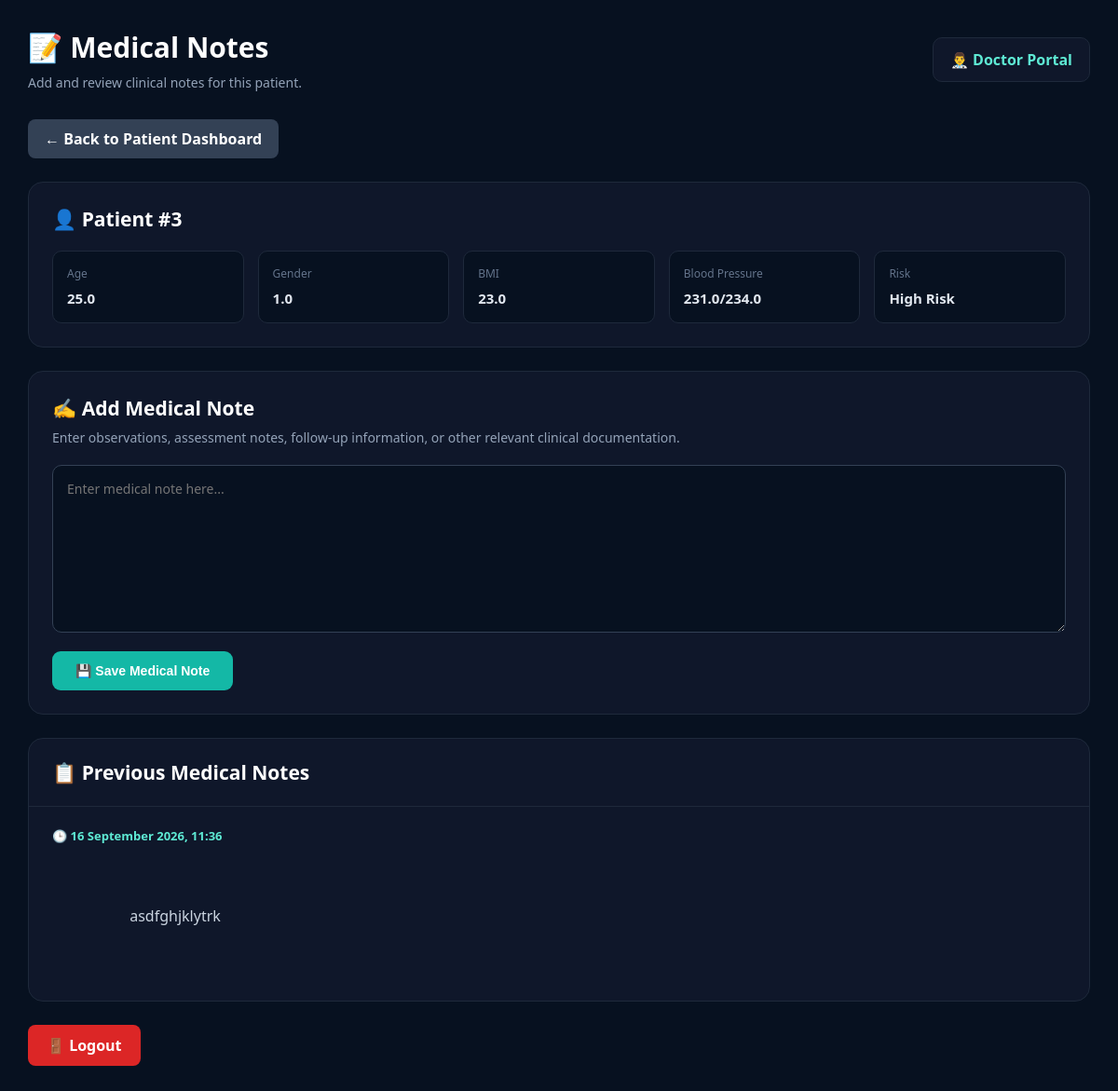
The app's page /doctor/patient/3/notes with its own data.
### app.py (models this page shows)
class Patient(db.Model):
    id = db.Column(
        db.Integer,
        primary_key=True
    )
    age = db.Column(
        db.Float
    )
    gender = db.Column(
        db.Float
    )
    bmi = db.Column(
        db.Float
    )
    systolic = db.Column(
        db.Float
    )
    diastolic = db.Column(
        db.Float
    )
    cholesterol = db.Column(
        db.Float
    )
    risk = db.Column(
        db.String(50)
    )
    probability = db.Column(
        db.Float
    )
    date = db.Column(
        db.DateTime,
        default=datetime.utcnow
    )

class MedicalNote(db.Model):
    id = db.Column(
        db.Integer,
        primary_key=True
    )
    patient_id = db.Column(
        db.Integer,
        db.ForeignKey("patient.id"),
        nullable=False
    )
    note = db.Column(
        db.Text,
        nullable=False
    )
    created_at = db.Column(
        db.DateTime,
        default=datetime.utcnow
    )
    patient = db.relationship(
        "Patient",
        backref=db.backref(
            "medical_notes",
            lazy=True
        )
    )

### app.py (the view, shortened to what this page needs)
@app.route(
    "/doctor/patient/<int:patient_id>/notes",
    methods=["GET", "POST"]
)
def medical_notes(patient_id):
    patient = Patient.query.get_or_404(
        patient_id
    )
    notes = MedicalNote.query.filter_by(
        patient_id=patient.id
    ).order_by(
        MedicalNote.created_at.desc()
    ).all()
    return render_template(
        "medical_notes.html",
        patient=patient,
        notes=notes
    )

### templates/medical_notes.html (shortened to what this page needs)
<!DOCTYPE html>
<html lang="en">
<head>
</head>
<body>
<div class="container">
    <div class="header">
        <div>
            <h1>📝 Medical Notes</h1>
            <p>
                Add and review clinical notes for this patient.
            </p>
        </div>
        <div class="doctor-badge">
            👨‍⚕️ Doctor Portal
        </div>
    </div>
    <a href="{{ url_for('doctor_dashboard') }}"
       class="back-button">
        ← Back to Patient Dashboard
    </a>
    <div class="patient-card">
        <h2>
            👤 Patient #{{ patient.id }}
        </h2>
        <div class="patient-grid">
            <div class="patient-info">
                <span>Age</span>
                <strong>
                    {{ patient.age }}
                </strong>
            </div>
            <div class="patient-info">
                <span>Gender</span>
                <strong>
                    {{ patient.gender }}
                </strong>
            </div>
            <div class="patient-info">
                <span>BMI</span>
                <strong>
                    {{ patient.bmi }}
                </strong>
            </div>
            <div class="patient-info">
                <span>Blood Pressure</span>
                <strong>
                    {{ patient.systolic }}/{{ patient.diastolic }}
                </strong>
            </div>
            <div class="patient-info">
                <span>Risk</span>
                <strong>
                    {{ patient.risk }}
                </strong>
            </div>
        </div>
    </div>
    <div class="note-card">
        <h2>
            ✍️ Add Medical Note
        </h2>
        <p>
            Enter observations, assessment notes,
            follow-up information, or other relevant
            clinical documentation.
        </p>
        <form method="POST">
            <textarea
                name="note"
                placeholder="Enter medical note here..."
                required
            ></textarea>
            <button
                type="submit"
                class="save-button">
                💾 Save Medical Note
            </button>
        </form>
    </div>
    <div class="notes-card">
        <div class="notes-header">
            <h2>
                📋 Previous Medical Notes
            </h2>
        </div>
        {% if notes %}
            {% for note in notes %}
            <div class="note">
                <div class="note-date">
                    🕒
                    {% if note.created_at %}
                        {{ note.created_at.strftime(
                            '%d %B %Y, %H:%M'
                        ) }}
                    {% else %}
                        Date unavailable
                    {% endif %}
                </div>
                <div class="note-text">
                    {{ note.note }}
                </div>
            </div>
            {% endfor %}
        {% endif %}
    </div>
    <div class="footer">
        <a href="{{ url_for('logout') }}"
           class="logout">
            🚪 Logout
        </a>
    </div>
</div>
</body>
</html>

### templates/medical_notes.html (style rules this page uses)
* { box-sizing: border-box; margin: 0; padding: 0; }
body { background: #071120; color: white; font-family: "Segoe UI", Arial, sans-serif; min-height: 100vh; }
.container { width: 100%; padding: 30px; }
.header { display: flex; justify-content: space-between; align-items: center; margin-bottom: 30px; }
.header h1 { font-size: 30px; margin-bottom: 8px; }
.header p { color: #94a3b8; font-size: 14px; }
.doctor-badge { background: #0f172a; border: 1px solid #1e293b; padding: 12px 18px; border-radius: 10px; color: #5eead4; font-weight: 600; }
.back-button { display: inline-block; text-decoration: none; background: #334155; color: white; padding: 10px 18px; border-radius: 8px; margin-bottom: 25px; font-weight: 600; }
.patient-card { background: #0f172a; border: 1px solid #1e293b; border-radius: 16px; padding: 25px; margin-bottom: 25px; }
.patient-card h2 { font-size: 21px; margin-bottom: 20px; }
.patient-grid { display: grid; grid-template-columns: repeat(5, 1fr); gap: 15px; }
.patient-info { background: #071120; border: 1px solid #1e293b; border-radius: 10px; padding: 15px; }
.patient-info span { display: block; color: #64748b; font-size: 12px; margin-bottom: 7px; }
.patient-info strong { color: #e2e8f0; font-size: 15px; }
.note-card { background: #0f172a; border: 1px solid #1e293b; border-radius: 16px; padding: 25px; margin-bottom: 25px; }
.note-card h2 { font-size: 21px; margin-bottom: 8px; }
.note-card p { color: #94a3b8; font-size: 14px; margin-bottom: 20px; }
textarea { width: 100%; min-height: 180px; resize: vertical; background: #071120; color: white; border: 1px solid #334155; border-radius: 10px; padding: 15px; font-family: inherit; font-size: 14px; outline: none; }
.save-button { margin-top: 15px; background: #14b8a6; color: white; border: none; padding: 13px 25px; border-radius: 9px; font-weight: 600; cursor: pointer; font-size: 14px; }
.notes-card { background: #0f172a; border: 1px solid #1e293b; border-radius: 16px; overflow: hidden; }
.notes-header { padding: 22px 25px; border-bottom: 1px solid #1e293b; }
.notes-header h2 { font-size: 21px; }
.note { padding: 22px 25px; border-bottom: 1px solid #1e293b; }
.note:last-child { border-bottom: none; }
.note-date { color: #5eead4; font-size: 13px; font-weight: 600; margin-bottom: 10px; }
.note-text { color: #cbd5e1; line-height: 1.7; white-space: pre-wrap; }
.footer { margin-top: 25px; }
.logout { display: inline-block; background: #dc2626; color: white; text-decoration: none; padding: 11px 20px; border-radius: 8px; font-weight: 600; }

### records on screen
Patient: id "3", age "25.0", gender "1.0", bmi "23.0", systolic "231.0", diastolic "234.0", risk "High Risk"
MedicalNote: created_at "16 September 2026, 11:36", note "asdfghjklytrk"
